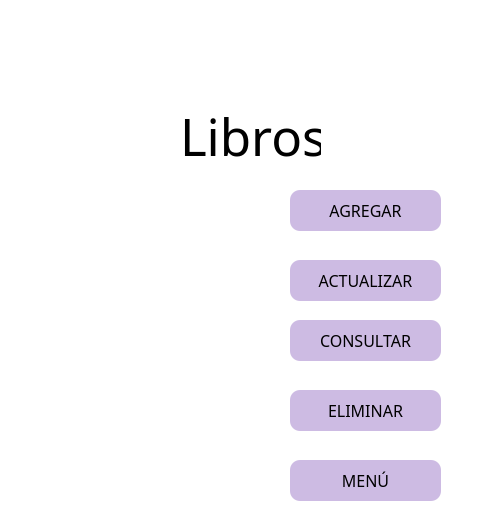
<?xml version="1.0" encoding="UTF-8"?>
<ui version="4.0">
 <class>MainWindow</class>
 <widget class="QMainWindow" name="MainWindow">
  <property name="geometry">
   <rect>
    <x>0</x>
    <y>0</y>
    <width>479</width>
    <height>516</height>
   </rect>
  </property>
  <property name="windowTitle">
   <string>MainWindow</string>
  </property>
  <property name="styleSheet">
   <string notr="true">background-color: rgb(255, 255, 255);</string>
  </property>
  <widget class="QWidget" name="centralwidget">
   <widget class="QPushButton" name="pbAgregar_Li">
    <property name="geometry">
     <rect>
      <x>290</x>
      <y>190</y>
      <width>151</width>
      <height>41</height>
     </rect>
    </property>
    <property name="font">
     <font>
      <family>Dubai Medium</family>
      <pointsize>12</pointsize>
     </font>
    </property>
    <property name="styleSheet">
     <string notr="true">QPushButton{

	background-color:rgb(205, 187, 227);
	border-radius:10px;
	border:10px;
}



QPushButton:hover{
background-color: rgb(170, 255, 127);
	border-radius:10px;
	border: 10px;
}
</string>
    </property>
    <property name="text">
     <string>AGREGAR</string>
    </property>
    <property name="icon">
     <iconset>
      <normaloff>../imagenes/AGREGARM.png</normaloff>../imagenes/AGREGARM.png</iconset>
    </property>
    <property name="iconSize">
     <size>
      <width>40</width>
      <height>40</height>
     </size>
    </property>
   </widget>
   <widget class="QPushButton" name="pbConsultar_Li">
    <property name="geometry">
     <rect>
      <x>290</x>
      <y>320</y>
      <width>151</width>
      <height>41</height>
     </rect>
    </property>
    <property name="font">
     <font>
      <family>Dubai Medium</family>
      <pointsize>12</pointsize>
     </font>
    </property>
    <property name="styleSheet">
     <string notr="true">QPushButton{

	background-color:rgb(205, 187, 227);
	border-radius:10px;
	border:10px;
}


QPushButton:hover{
background-color: rgb(170, 255, 127);
	border-radius:10px;
	border: 10px;
}
</string>
    </property>
    <property name="text">
     <string>CONSULTAR</string>
    </property>
    <property name="icon">
     <iconset>
      <normaloff>../imagenes/CONSULTAR.png</normaloff>../imagenes/CONSULTAR.png</iconset>
    </property>
    <property name="iconSize">
     <size>
      <width>40</width>
      <height>40</height>
     </size>
    </property>
   </widget>
   <widget class="QPushButton" name="pbActualizar_Li">
    <property name="geometry">
     <rect>
      <x>290</x>
      <y>260</y>
      <width>151</width>
      <height>41</height>
     </rect>
    </property>
    <property name="font">
     <font>
      <family>Dubai Medium</family>
      <pointsize>12</pointsize>
     </font>
    </property>
    <property name="styleSheet">
     <string notr="true">QPushButton{

	background-color:rgb(205, 187, 227);
	border-radius:10px;
	border:10px;
}



QPushButton:hover{
background-color: rgb(170, 255, 127);
	border-radius:10px;
	border: 10px;
}
</string>
    </property>
    <property name="text">
     <string>ACTUALIZAR</string>
    </property>
    <property name="icon">
     <iconset>
      <normaloff>../imagenes/ACTUALIZAR.png</normaloff>../imagenes/ACTUALIZAR.png</iconset>
    </property>
    <property name="iconSize">
     <size>
      <width>40</width>
      <height>40</height>
     </size>
    </property>
   </widget>
   <widget class="QPushButton" name="pbEliminar_Li">
    <property name="geometry">
     <rect>
      <x>290</x>
      <y>390</y>
      <width>151</width>
      <height>41</height>
     </rect>
    </property>
    <property name="font">
     <font>
      <family>Dubai Medium</family>
      <pointsize>12</pointsize>
     </font>
    </property>
    <property name="styleSheet">
     <string notr="true">QPushButton{

	background-color:rgb(205, 187, 227);
	border-radius:10px;
	border:10px;
}


QPushButton:hover{
background-color: rgb(170, 255, 127);
	border-radius:10px;
	border: 10px;
}
</string>
    </property>
    <property name="text">
     <string>ELIMINAR</string>
    </property>
    <property name="icon">
     <iconset>
      <normaloff>../imagenes/ELIMINAR.png</normaloff>../imagenes/ELIMINAR.png</iconset>
    </property>
    <property name="iconSize">
     <size>
      <width>34</width>
      <height>35</height>
     </size>
    </property>
   </widget>
   <widget class="QLabel" name="label">
    <property name="geometry">
     <rect>
      <x>180</x>
      <y>100</y>
      <width>141</width>
      <height>71</height>
     </rect>
    </property>
    <property name="font">
     <font>
      <family>Segoe MDL2 Assets</family>
      <pointsize>38</pointsize>
     </font>
    </property>
    <property name="text">
     <string>Libros</string>
    </property>
   </widget>
   <widget class="QPushButton" name="pbMenuG">
    <property name="geometry">
     <rect>
      <x>290</x>
      <y>460</y>
      <width>151</width>
      <height>41</height>
     </rect>
    </property>
    <property name="font">
     <font>
      <family>Dubai Medium</family>
      <pointsize>12</pointsize>
     </font>
    </property>
    <property name="styleSheet">
     <string notr="true">QPushButton{

	background-color:rgb(205, 187, 227);
	border-radius:10px;
	border:10px;
}


QPushButton:hover{
background-color: rgb(170, 255, 127);
	border-radius:10px;
	border: 10px;
}
</string>
    </property>
    <property name="text">
     <string>MENÚ</string>
    </property>
    <property name="icon">
     <iconset>
      <normaloff>../imagenes/icono_home.png</normaloff>../imagenes/icono_home.png</iconset>
    </property>
    <property name="iconSize">
     <size>
      <width>40</width>
      <height>40</height>
     </size>
    </property>
   </widget>
   <widget class="QLabel" name="label_3">
    <property name="geometry">
     <rect>
      <x>20</x>
      <y>200</y>
      <width>251</width>
      <height>301</height>
     </rect>
    </property>
    <property name="styleSheet">
     <string notr="true"/>
    </property>
    <property name="text">
     <string/>
    </property>
    <property name="pixmap">
     <pixmap>../imagenes/libros.png</pixmap>
    </property>
    <property name="scaledContents">
     <bool>true</bool>
    </property>
   </widget>
   <widget class="QLabel" name="label_2">
    <property name="geometry">
     <rect>
      <x>0</x>
      <y>0</y>
      <width>491</width>
      <height>101</height>
     </rect>
    </property>
    <property name="styleSheet">
     <string notr="true"/>
    </property>
    <property name="text">
     <string/>
    </property>
    <property name="pixmap">
     <pixmap>../imagenes/Logo.png</pixmap>
    </property>
    <property name="scaledContents">
     <bool>true</bool>
    </property>
   </widget>
   <zorder>pbAgregar_Li</zorder>
   <zorder>pbActualizar_Li</zorder>
   <zorder>pbConsultar_Li</zorder>
   <zorder>pbEliminar_Li</zorder>
   <zorder>label</zorder>
   <zorder>pbMenuG</zorder>
   <zorder>label_3</zorder>
   <zorder>label_2</zorder>
  </widget>
 </widget>
 <tabstops>
  <tabstop>pbAgregar_Li</tabstop>
  <tabstop>pbEliminar_Li</tabstop>
  <tabstop>pbConsultar_Li</tabstop>
  <tabstop>pbActualizar_Li</tabstop>
 </tabstops>
 <resources/>
 <connections/>
</ui>
